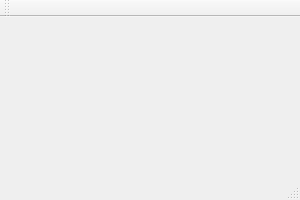
<?xml version="1.0" encoding="UTF-8"?>
<ui version="4.0">
 <class>MainWindow</class>
 <widget class="QMainWindow" name="MainWindow">
  <property name="geometry">
   <rect>
    <x>0</x>
    <y>0</y>
    <width>300</width>
    <height>200</height>
   </rect>
  </property>
  <property name="sizePolicy">
   <sizepolicy hsizetype="Fixed" vsizetype="Fixed">
    <horstretch>0</horstretch>
    <verstretch>0</verstretch>
   </sizepolicy>
  </property>
  <property name="minimumSize">
   <size>
    <width>300</width>
    <height>200</height>
   </size>
  </property>
  <property name="maximumSize">
   <size>
    <width>300</width>
    <height>200</height>
   </size>
  </property>
  <property name="windowTitle">
   <string>Ventura To Indesign Tool</string>
  </property>
  <widget class="QWidget" name="centralWidget">
   <layout class="QVBoxLayout" name="verticalLayout"/>
  </widget>
  <widget class="QToolBar" name="mainToolBar">
   <attribute name="toolBarArea">
    <enum>TopToolBarArea</enum>
   </attribute>
   <attribute name="toolBarBreak">
    <bool>false</bool>
   </attribute>
  </widget>
  <widget class="QStatusBar" name="statusBar"/>
  <action name="actionLoadAlph">
   <property name="text">
    <string>Load Alphabetical File</string>
   </property>
  </action>
  <action name="actionLoadCategories">
   <property name="text">
    <string>Load Categories File</string>
   </property>
  </action>
  <action name="actionExit">
   <property name="text">
    <string>Exit</string>
   </property>
  </action>
 </widget>
 <layoutdefault spacing="6" margin="11"/>
 <resources/>
 <connections/>
</ui>
